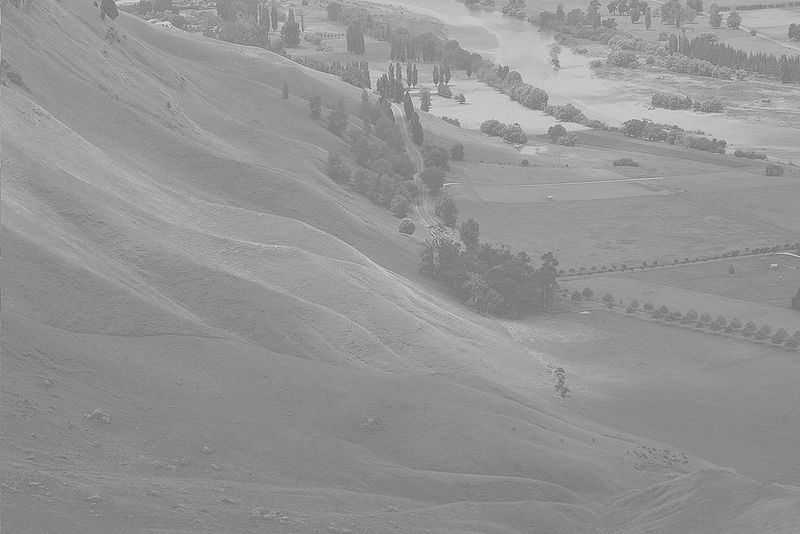
%> input picture tsv/TSV_P3_Ivan_Dominguez/P3imagenes/unequalized.jpg, 800 x 534 px
$ octave P3_ej2b.m   (GNU Octave 9; MATLAB toolbox functions it lacks are replaced by stand-ins)
%> lines starting %> are read from the running program, lines starting %| are printed output that depends on the picture; in (x1, y1, x2, y2) boxes, pixels count from 0 and x2, y2 are one past the last pixel; in counts of white or black regions, pixels touching at a corner belong together; the program's own positions count from 1
%> further down, ima is the input picture: size 534x800 uint8; min 86, max 246, mean 148
### tsv/TSV_P3_Ivan_Dominguez/equalizeimage.m
function [ima_eq,s] = equalizeimage(ima,nM,nm)
%> called with nM = 255, nm = 0

% solo funciona con ima:uint8

[filas, columnas] = size(ima); % para luego
%> filas = 534; columnas = 800
h = imhist(ima); % calculamos histograma
%> h = 256 values, max 15955 at index 139, min 0 at index 1, mean 1668.8
pr = h / (filas*columnas); % n_pixeles / total_pixeles
%> pr = 256 values, max 0.0373 at index 139, min 0 at index 1, mean 0.00391
s = cumsum(pr); % suma los valores (valor entre 0 y 1)
%> s = 256 values from 0 to 1
s_escalado = s * (nM-nm) + nm;
%> s_escalado = 256 values from 0 to 255
ima_eq = uint8(s_escalado(double(ima)+1));
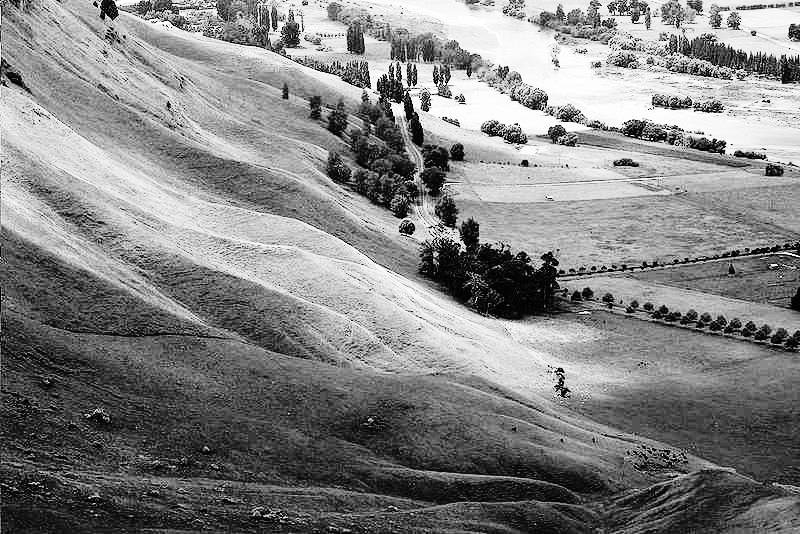
%> ima_eq: size 534x800 uint8; min 0, max 255, mean 130.4

end

### tsv/TSV_P3_Ivan_Dominguez/P3_ej2b.m
% Ejercicio 2_2

clear all;
close all;
clc;

% importamos la imagen

[ima] = imread('P3imagenes/unequalized.jpg');

[ima_equalized, s] = equalizeimage(ima, 255, 0);
%> s = 256 values from 0 to 1

figure;
subplot(2, 2, 1);
imshow(ima);
title('unequalized.jpg');
subplot(2, 2, 2);
imshow(ima_equalized);
title('equalized unequalized.jpg')
subplot(2, 2, 3);
[counts, binLocations]=imhist(ima);
%> counts has the same summary as h in equalizeimage; binLocations = 256 values from 0 to 255
bar(binLocations, counts);
subplot(2, 2, 4);
[counts, binLocations]=imhist(ima_equalized);
%> counts = 256 values, max 15955 at index 75, min 0 at index 9, mean 1668.8
bar(binLocations, counts);
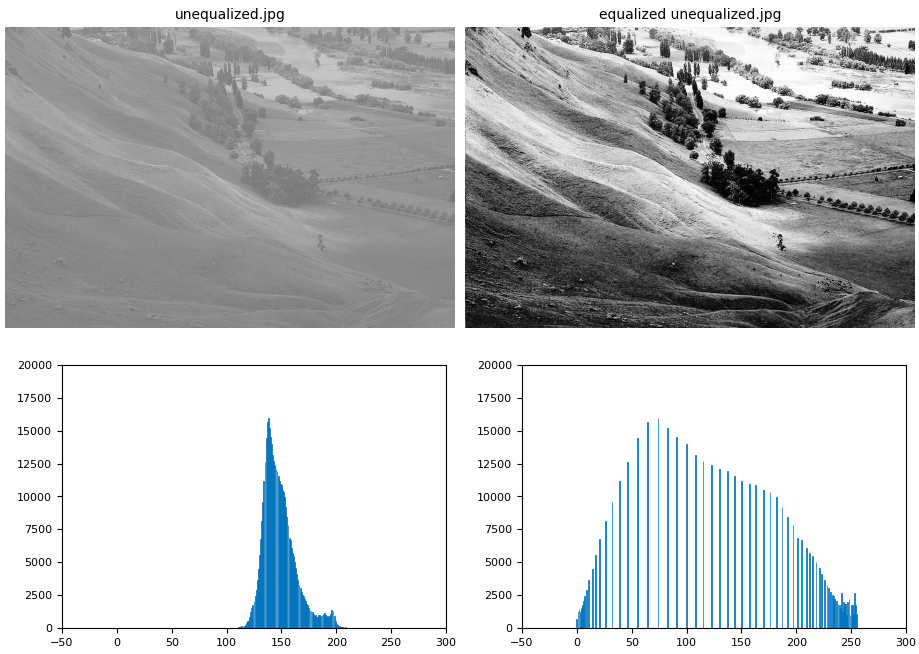
%> figure redrawn from the program's plot data, 4 panels

mask_under_50 = ima_equalized < 50;
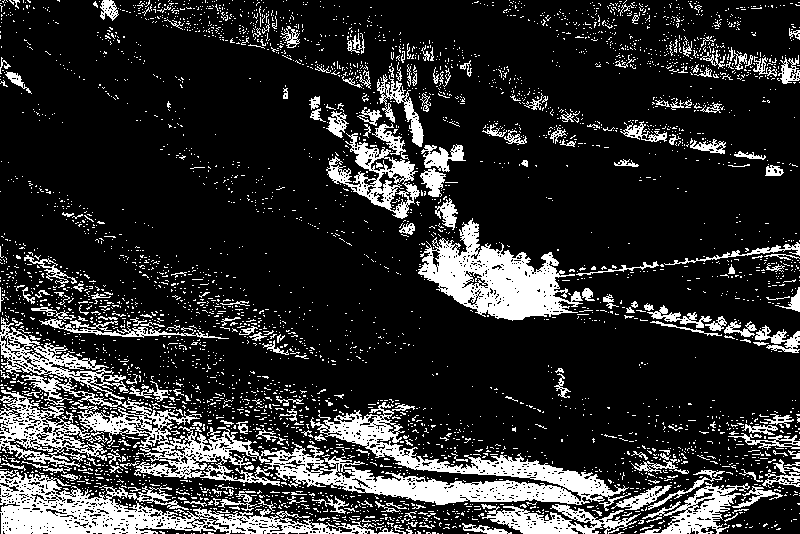
%> mask_under_50: size 534x800 logical; 18.1% white; 4117 white regions (3897 under 20 px), largest, box (x1, y1, x2, y2) and area: (0, 317, 631, 511) 22278, (0, 470, 377, 534) 8707, (418, 218, 583, 321) 7601
mask_between_50_200 = (ima_equalized >= 50) & (ima_equalized <= 200);
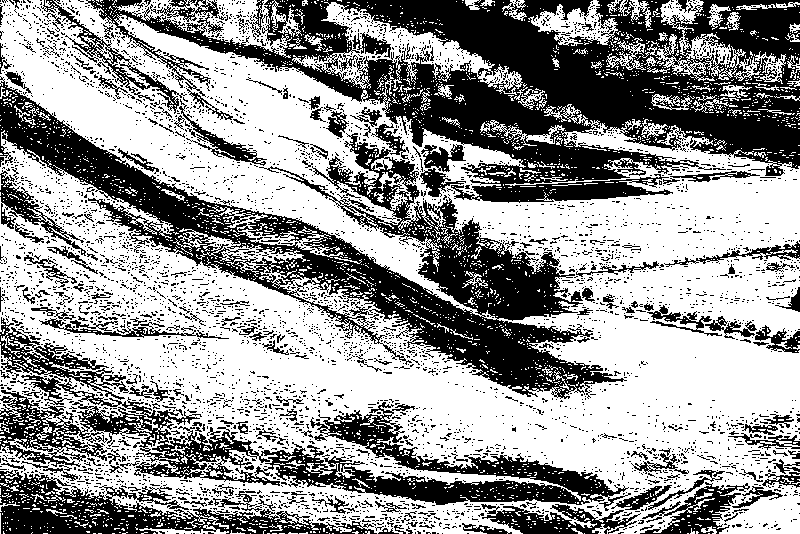
%> mask_between_50_200: size 534x800 logical; 59.2% white; 4620 black regions (4403 under 20 px), largest, box (x1, y1, x2, y2) and area: (85, 0, 800, 203) 60886, (0, 76, 627, 399) 41420, (0, 317, 631, 511) 22328
mask_above_200 = ima_equalized > 200;
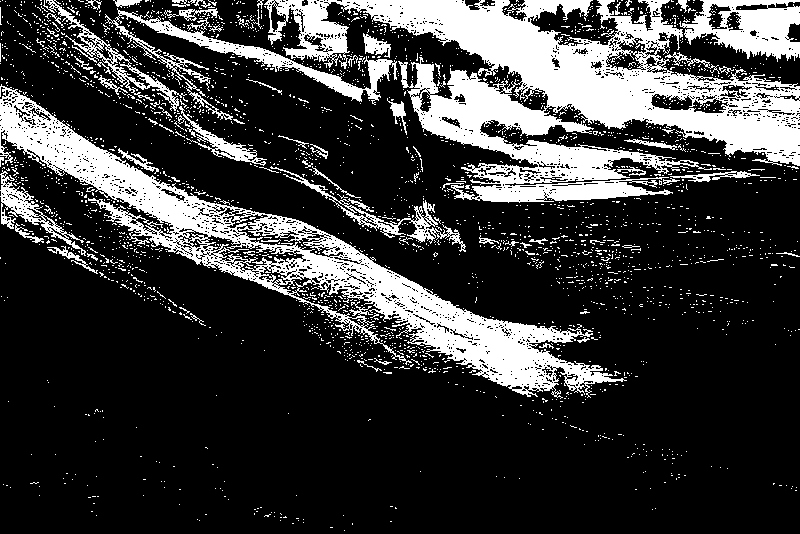
%> mask_above_200: size 534x800 logical; 22.7% white; 2689 white regions (2609 under 20 px), largest, box (x1, y1, x2, y2) and area: (264, 0, 800, 203) 43229, (0, 84, 627, 399) 28229, (679, 0, 800, 62) 4257

pseudo_ima(:,:,1) = double(ima_equalized) .* double(mask_under_50);
pseudo_ima(:,:,2) = double(ima_equalized) .* double(mask_between_50_200);
pseudo_ima(:,:,3) = double(ima_equalized) .* double(mask_above_200);
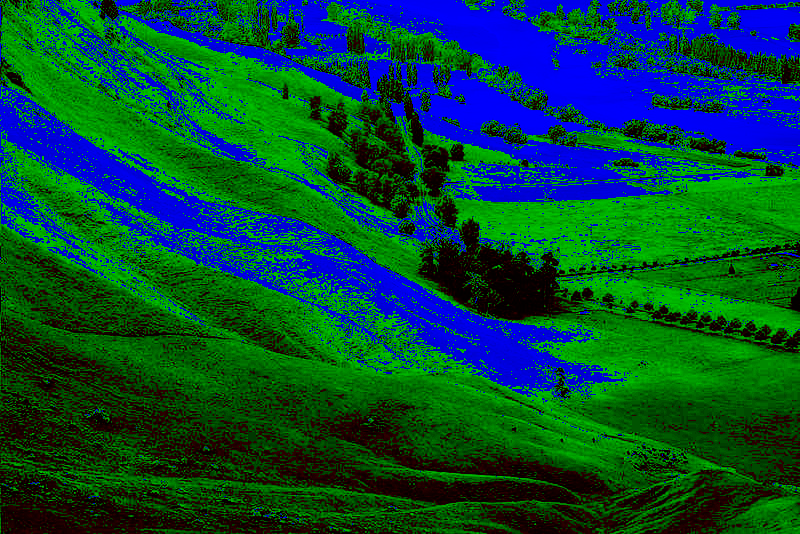
%> pseudo_ima: size 534x800x3 double; mean R, G, B 4.6, 74.2, 51.6

figure;
imshow(pseudo_ima)
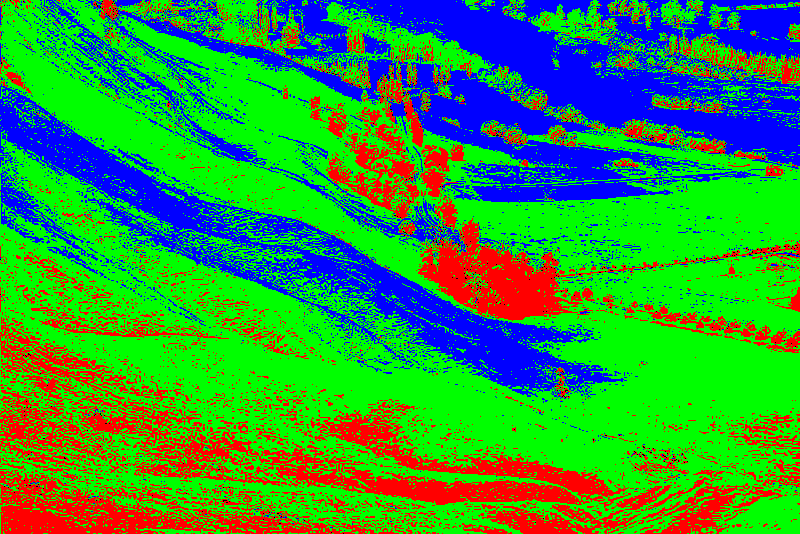
%> displayed picture: size 534x800x3, on the screen's scale of 0 to 255; mean R, G, B 45.7, 150.9, 58
